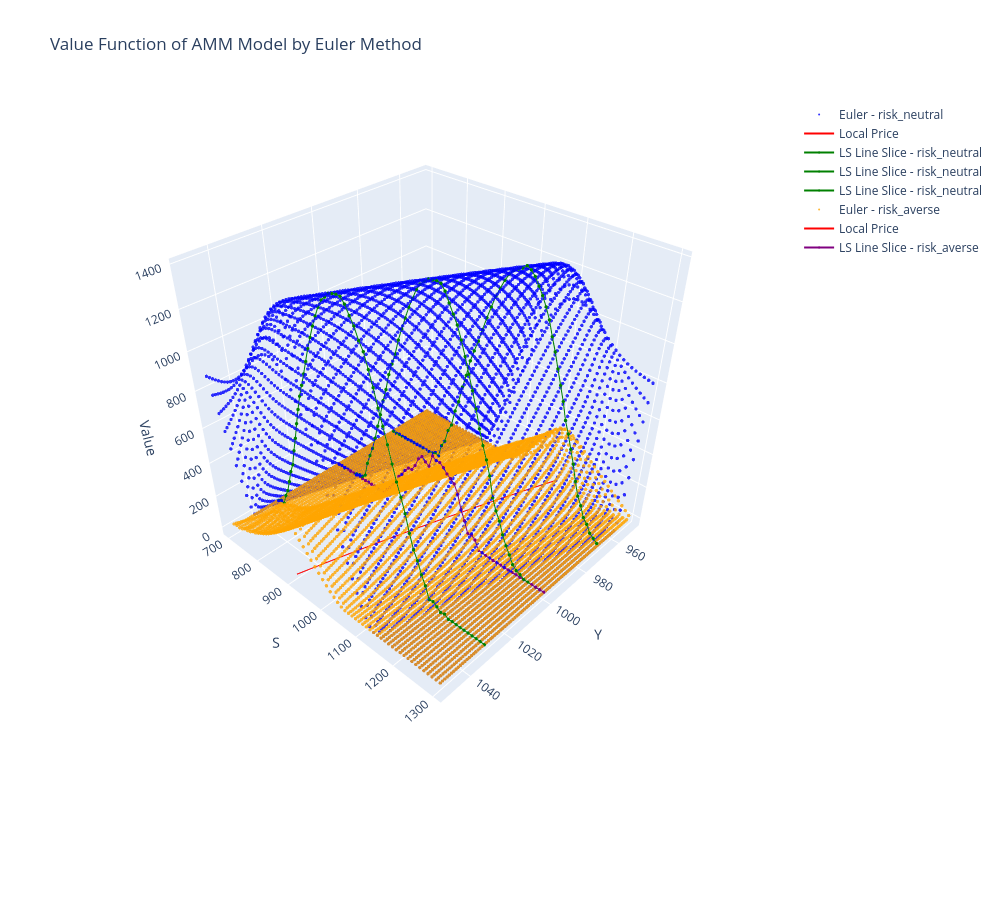

Notebook cell for this chart:
### Markdown cell above
## Plot the results (analyse)

### Code cell
fig_risk_neutral = plot(res_dict_risk_neutral['value_function_LS_dict'], res_dict_risk_neutral['res_euler_dict'], params, risk_type='risk_neutral')
fig_risk_averse = plot(res_dict_risk_averse['value_function_LS_dict'], res_dict_risk_averse['res_euler_dict'], params, risk_type='risk_averse')

fig = go.Figure()
fig.add_traces(fig_risk_neutral.data + fig_risk_averse.data)

fig.update_layout(
    width=1000,
    height=900,
    scene=dict(xaxis_title='Y', yaxis_title='S', zaxis_title='Value',
    ),
    scene_camera=dict(
    eye=dict(x=1.6, y=1.5, z=1.5),
    center=dict(x=0, y=0, z=-0.2) 
    ),
    title = f'Value Function of AMM Model by Euler Method',
)

print(params['psi'])

fig.show()
